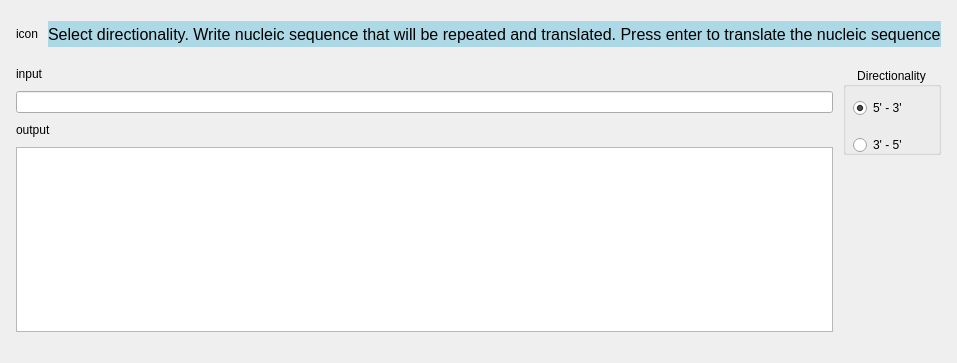
      <widget class="QWidget" name="repeatedSequenceTab">
       <attribute name="title">
        <string>Repeated Nucleic Sequence Translation</string>
       </attribute>
       <layout class="QGridLayout" name="gridLayout_4">
        <item row="0" column="0">
         <layout class="QVBoxLayout" name="verticalLayout_6" stretch="10,111">
          <property name="spacing">
           <number>10</number>
          </property>
          <property name="leftMargin">
           <number>5</number>
          </property>
          <property name="topMargin">
           <number>10</number>
          </property>
          <property name="rightMargin">
           <number>5</number>
          </property>
          <property name="bottomMargin">
           <number>10</number>
          </property>
          <item>
           <layout class="QHBoxLayout" name="horizontalLayout_9" stretch="10,195">
            <item>
             <widget class="QLabel" name="rnst_icon_label">
              <property name="minimumSize">
               <size>
                <width>0</width>
                <height>0</height>
               </size>
              </property>
              <property name="maximumSize">
               <size>
                <width>16777215</width>
                <height>16777215</height>
               </size>
              </property>
              <property name="text">
               <string>icon</string>
              </property>
             </widget>
            </item>
            <item>
             <widget class="QLabel" name="rnst_description_label">
              <property name="maximumSize">
               <size>
                <width>16777215</width>
                <height>100</height>
               </size>
              </property>
              <property name="font">
               <font>
                <pointsize>12</pointsize>
               </font>
              </property>
              <property name="styleSheet">
               <string notr="true">background-color: lightblue;</string>
              </property>
              <property name="text">
               <string>Select directionality. Write nucleic sequence that will be repeated and translated. Press enter to translate the nucleic sequence</string>
              </property>
             </widget>
            </item>
           </layout>
          </item>
          <item>
           <layout class="QHBoxLayout" name="horizontalLayout_2">
            <item>
             <layout class="QVBoxLayout" name="verticalLayout_7">
              <property name="topMargin">
               <number>10</number>
              </property>
              <property name="bottomMargin">
               <number>10</number>
              </property>
              <item>
               <widget class="QLabel" name="rnst_input_label">
                <property name="text">
                 <string>input</string>
                </property>
               </widget>
              </item>
              <item>
               <widget class="QLineEdit" name="rnst_input_lineEdit"/>
              </item>
              <item>
               <widget class="QLabel" name="rnst_output_label">
                <property name="text">
                 <string>output</string>
                </property>
               </widget>
              </item>
              <item>
               <widget class="QTextBrowser" name="rnst_outputTextBrowser">
                <property name="font">
                 <font>
                  <pointsize>30</pointsize>
                 </font>
                </property>
                <property name="html">
                 <string>&lt;!DOCTYPE HTML PUBLIC &quot;-//W3C//DTD HTML 4.0//EN&quot; &quot;http://www.w3.org/TR/REC-html40/strict.dtd&quot;&gt;
&lt;html&gt;&lt;head&gt;&lt;meta name=&quot;qrichtext&quot; content=&quot;1&quot; /&gt;&lt;style type=&quot;text/css&quot;&gt;
p, li { white-space: pre-wrap; }
&lt;/style&gt;&lt;/head&gt;&lt;body style=&quot; font-family:'Gulim'; font-size:30pt; font-weight:400; font-style:normal;&quot;&gt;
&lt;p style=&quot;-qt-paragraph-type:empty; margin-top:0px; margin-bottom:0px; margin-left:0px; margin-right:0px; -qt-block-indent:0; text-indent:0px; font-size:9pt;&quot;&gt;&lt;br /&gt;&lt;/p&gt;&lt;/body&gt;&lt;/html&gt;</string>
                </property>
               </widget>
              </item>
             </layout>
            </item>
            <item>
             <layout class="QVBoxLayout" name="verticalLayout_8" stretch="3,1,5">
              <property name="spacing">
               <number>0</number>
              </property>
              <property name="topMargin">
               <number>10</number>
              </property>
              <property name="bottomMargin">
               <number>10</number>
              </property>
              <item>
               <widget class="QGroupBox" name="input1OrderGroupBox_2">
                <property name="title">
                 <string>Directionality</string>
                </property>
                <property name="alignment">
                 <set>Qt::AlignCenter</set>
                </property>
                <widget class="QWidget" name="verticalLayoutWidget_3">
                 <property name="geometry">
                  <rect>
                   <x>10</x>
                   <y>20</y>
                   <width>121</width>
                   <height>80</height>
                  </rect>
                 </property>
                 <layout class="QVBoxLayout" name="verticalLayout_9">
                  <item>
                   <widget class="QRadioButton" name="rnst_input_5_3RadioButton">
                    <property name="text">
                     <string>5' - 3'</string>
                    </property>
                    <property name="checked">
                     <bool>true</bool>
                    </property>
                   </widget>
                  </item>
                  <item>
                   <widget class="QRadioButton" name="rnst_input_3_5RadioButton">
                    <property name="text">
                     <string>3' - 5'</string>
                    </property>
                   </widget>
                  </item>
                 </layout>
                </widget>
               </widget>
              </item>
              <item>
               <widget class="QLabel" name="blank_label1_2">
                <property name="text">
                 <string/>
                </property>
               </widget>
              </item>
              <item>
               <widget class="QLabel" name="blank_label2_2">
                <property name="text">
                 <string/>
                </property>
               </widget>
              </item>
             </layout>
            </item>
           </layout>
          </item>
         </layout>
        </item>
       </layout>
      </widget>
